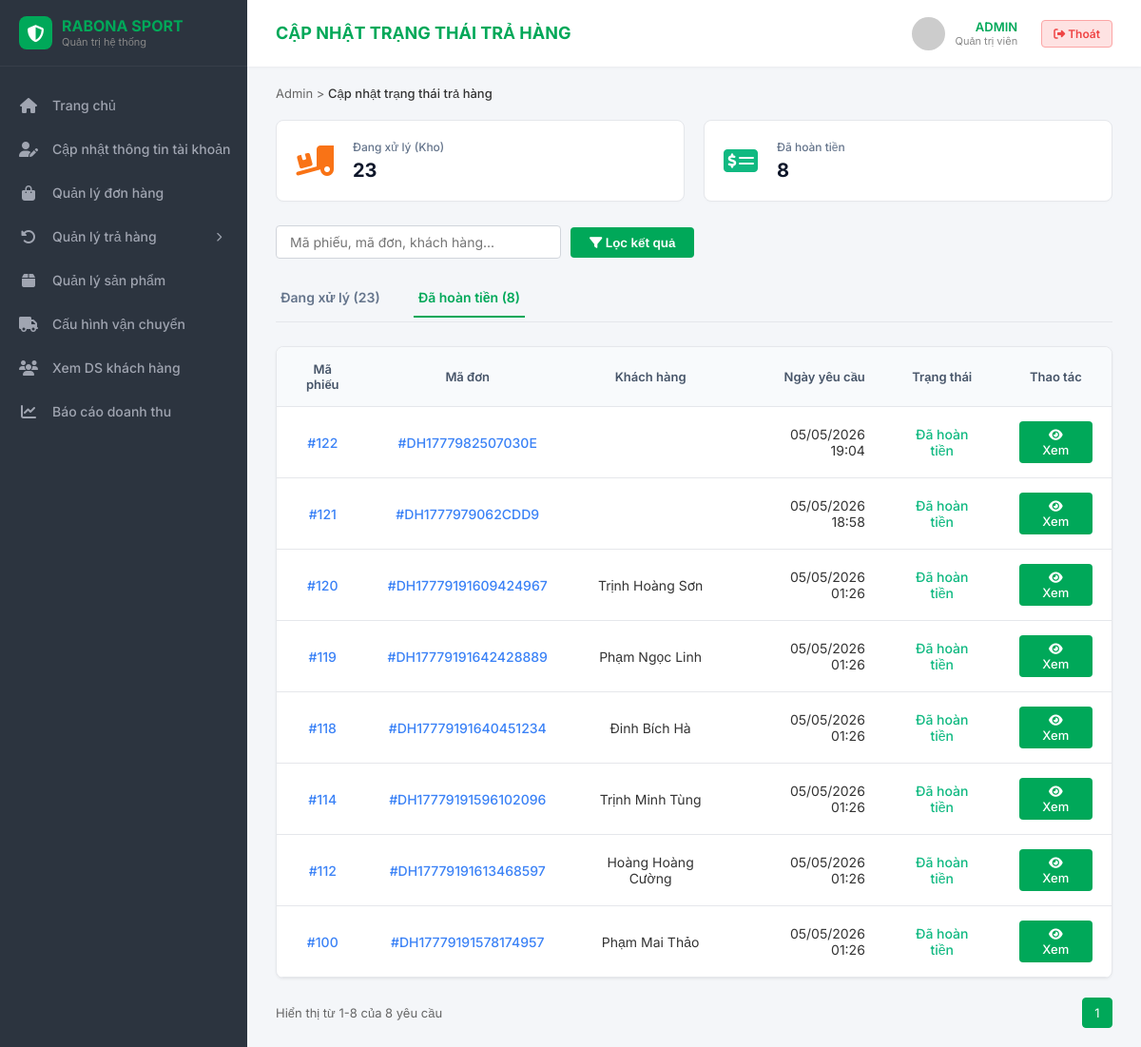
The page /admin-panel/cap-nhat-trang-thai-tra/?status=completed (signed in) on the database its author committed.
### store/models.py (models this page shows, shortened)
class ReturnRequest(models.Model):
    STATUS_CHOICES = [
        ('pending',   'Chờ xử lý'),
        ('approved',  'Đã duyệt'),
        ('picking',   'Chờ lấy hàng'),
        ('returning_to_warehouse', 'Đang chuyển về kho'),
        ('received',  'Đã nhận hàng'),
        ('processing', 'Đang xử lý'),
        ('completed', 'Đã hoàn tiền'),
        ('rejected',  'Từ chối'),
    ]
    REASON_CHOICES = [
        ('defective',  'Sản phẩm bị lỗi / hư hỏng'),
        ('wrong_item', 'Nhận sai sản phẩm'),
        ('damaged',    'Sản phẩm bị vỡ do vận chuyển'),
        ('quality',    'Chất lượng không đúng kỳ vọng'),
        ('late',       'Giao hàng quá lâu'),
        ('other',      'Khác'),
    ]
    order      = models.OneToOneField(Order, on_delete=models.CASCADE, related_name='return_request')
    reason     = models.CharField(max_length=20, choices=REASON_CHOICES, verbose_name='Lý do')
    note       = models.TextField(blank=True, verbose_name='Ghi chú')
    status     = models.CharField(max_length=22, choices=STATUS_CHOICES, default='pending', verbose_name='Trạng thái')
    created_at = models.DateTimeField(auto_now_add=True)
    admin_note = models.TextField(blank=True, null=True, verbose_name='Ghi chú của Admin (Lý do từ chối)')
    refund_amount = models.DecimalField(max_digits=12, decimal_places=0, blank=True, null=True, verbose_name='Số tiền thực hoàn')
    bank_name = models.CharField(max_length=100, blank=True, null=True, verbose_name='Tên ngân hàng')
    bank_account_number = models.CharField(max_length=50, blank=True, null=True, verbose_name='Số tài khoản')
    bank_account_holder = models.CharField(max_length=150, blank=True, null=True, verbose_name='Tên chủ tài khoản')
    refund_proof = models.ImageField(upload_to='refund_proofs/', blank=True, null=True, verbose_name='Biên lai hoàn tiền')
    customer_return_proof = models.FileField(upload_to='customer_return_proofs/', blank=True, null=True, verbose_name='Ảnh/Video sản phẩm trả')
    class Meta:
        verbose_name = 'Yêu cầu trả hàng'
        verbose_name_plural = 'Yêu cầu trả hàng'

class Order(models.Model):
    STATUS_CHOICES = [
        ('pending',    'Chờ xác nhận'),
        ('confirmed',  'Đã xác nhận'),
        ('shipping',   'Đang vận chuyển'),
        ('delivered',  'Đã giao hàng'),
        ('completed',  'Hoàn thành'),
        ('cancelled',  'Đã hủy'),
        ('returning',  'Yêu cầu trả hàng'),
        ('returned',   'Đã trả hàng'),
    ]
    PAYMENT_CHOICES = [
        ('cod',  'Thanh toán khi nhận hàng (COD)'),
        ('bank', 'Chuyển khoản ngân hàng'),
    ]
    SHIPPING_CHOICES = [
        ('standard', 'Tiêu chuẩn 2-5 ngày'),
        ('express',  'Nhanh 1-2 ngày'),
    ]
    user             = models.ForeignKey(User, on_delete=models.SET_NULL, null=True, related_name='orders')
    order_code       = models.CharField(max_length=20, unique=True, verbose_name='Mã đơn hàng')
    status           = models.CharField(max_length=20, choices=STATUS_CHOICES, default='pending', verbose_name='Trạng thái')
    recipient_name   = models.CharField(max_length=150, verbose_name='Người nhận')
    recipient_phone  = models.CharField(max_length=15, verbose_name='SĐT người nhận')
    shipping_address = models.CharField(max_length=255, verbose_name='Địa chỉ giao hàng')
    shipping_city    = models.CharField(max_length=100, verbose_name='Tỉnh / Thành phố')
    shipping_method  = models.CharField(max_length=20, choices=SHIPPING_CHOICES, default='standard', verbose_name='Phương thức vận chuyển')
    payment_method   = models.CharField(max_length=20, choices=PAYMENT_CHOICES, default='cod', verbose_name='Phương thức thanh toán')
    payment_proof    = models.ImageField(upload_to='payment_proofs/', blank=True, null=True, verbose_name='Biên lai chuyển khoản')
    subtotal         = models.DecimalField(max_digits=12, decimal_places=0, default=0, verbose_name='Tổng tiền hàng')
    discount_amount  = models.DecimalField(max_digits=12, decimal_places=0, default=0, verbose_name='Giảm giá')
    shipping_fee     = models.DecimalField(max_digits=12, decimal_places=0, default=0, verbose_name='Phí vận chuyển')
    total            = models.DecimalField(max_digits=12, decimal_places=0, default=0, verbose_name='Tổng thanh toán')
    note             = models.TextField(blank=True, verbose_name='Ghi chú')
    created_at       = models.DateTimeField(auto_now_add=True)
    updated_at       = models.DateTimeField(auto_now=True)
    class Meta:
        verbose_name = 'Đơn hàng'
        verbose_name_plural = 'Đơn hàng'
        ordering = ['-created_at']

### admin_panel/views.py (the view)
    @login_required(login_url='/login/')
    def wrapper(request, *args, **kwargs):
        if not (request.user.is_staff or request.user.is_superuser):
            return redirect('store:home')
        return view_func(request, *args, **kwargs)

### admin_panel/views.py (called while the page is built)
def admin_required(view_func):
    @login_required(login_url='/login/')
    def wrapper(request, *args, **kwargs):
        if not (request.user.is_staff or request.user.is_superuser):
            return redirect('store:home')
        return view_func(request, *args, **kwargs)
    return wrapper

### store/context_processors.py (called while the page is built)
def cart_count(request):
    count = 0
    if request.user.is_authenticated:
        try:
            count = request.user.cart.total_items
        except Cart.DoesNotExist:
            pass
    return {'cart_count': count}

### store/models.py (called while the page is built)
    @property
    def total_items(self):
        return sum(item.quantity for item in self.items.all())

### templates/admin_panel/cap_nhat_tra_hang.html (shortened to what this page needs)
{% extends 'admin_panel/base_admin.html' %}
{% block page_title %}CẬP NHẬT TRẠNG THÁI TRẢ HÀNG{% endblock %}
{% block breadcrumb %}Admin > <span>Cập nhật trạng thái trả hàng</span>{% endblock %}
{% block content %}
<div class="stats-cards">
  <div class="stat-card">
    <i class="fas fa-truck-loading stat-icon orange"></i>
    <div class="stat-info"><span class="stat-title">Đang xử lý (Kho)</span><span class="stat-value">{{ stats.dang_xu_ly }}</span></div>
  </div>
  <div class="stat-card">
    <i class="fas fa-money-check-alt stat-icon green"></i>
    <div class="stat-info"><span class="stat-title">Đã hoàn tiền</span><span class="stat-value">{{ stats.da_hoan_tien }}</span></div>
  </div>
</div>
<form method="get" style="margin-bottom:20px;display:flex;gap:10px;align-items:center;">
  <input type="text" name="q" value="{{ search }}" placeholder="Mã phiếu, mã đơn, khách hàng..."
    style="padding:8px 14px;border:1px solid #d1d5db;border-radius:4px;font-size:14px;flex:1;max-width:300px;">
  <button type="submit" style="padding:8px 20px;background:var(--primary-green);color:white;border:none;border-radius:4px;cursor:pointer;font-weight:600;"><i class="fas fa-filter"></i> Lọc kết quả</button>
</form>
<div class="tabs">
  <a href="?status=processing_all&q={{ search|default:'' }}" class="tab-item {% if current_status == 'processing_all' or not current_status %}active{% endif %}">Đang xử lý ({{ stats.dang_xu_ly }})</a>
  <a href="?status=completed&q={{ search|default:'' }}" class="tab-item {% if current_status == 'completed' %}active{% endif %}">Đã hoàn tiền ({{ stats.da_hoan_tien }})</a>
</div>
<div class="table-container">
  <table>
    <thead>
      <tr>
        <th>Mã phiếu</th>
        <th style="text-align:center;">Mã đơn</th>
        <th>Khách hàng</th>
        <th>Ngày yêu cầu</th>
        <th>Trạng thái</th>
        <th>Thao tác</th>
      </tr>
    </thead>
    <tbody>
      {% for phieu in phieu_list %}
      <tr>
        <td><span class="order-id">#{{ phieu.id }}</span></td>
        <td style="text-align:center;"><span class="order-id">#{{ phieu.order.order_code }}</span></td>
        <td>{{ phieu.order.user.last_name }} {{ phieu.order.user.first_name }}</td>
        <td>{{ phieu.created_at|date:"d/m/Y H:i" }}</td>
        <td>
          {% if phieu.status == 'completed' %}<span class="status-refunded">Đã hoàn tiền</span>
          {% else %}<span class="status-processing">{{ phieu.get_status_display }}</span>
          {% endif %}
        </td>
        <td>
          {% if phieu.status == 'completed' %}
          <button class="btn-action btn-view" onclick="openReturnModal({{ phieu.id }})" style="background-color:var(--primary-green);"><i class="fas fa-eye"></i> Xem</button>
          {% else %}
          <button class="btn-action btn-edit" style="background-color:#f59e0b;" onclick="openReturnModal({{ phieu.id }})"><i class="fas fa-edit"></i> Cập nhật</button>
          {% endif %}
        </td>
      </tr>
      {% endfor %}
    </tbody>
  </table>
</div>
{% if phieu_list.paginator.count > 0 %}
<div class="pagination-bar">
  <div>Hiển thị từ {{ phieu_list.start_index }}-{{ phieu_list.end_index }} của {{ phieu_list.paginator.count }} yêu cầu</div>
  <ul class="pagination">
    {% for page_num in custom_page_range %}
    {% if page_num == phieu_list.paginator.ELLIPSIS %}
    <li class="page-item disabled"><span class="page-link">{{ page_num }}</span></li>
    {% elif page_num == phieu_list.number %}
    <li class="page-item active"><a href="#">{{ page_num }}</a></li>
    {% else %}
    <li class="page-item"><a href="?page={{ page_num }}&status={{ current_status }}&sub_status={{ current_sub_status }}&q={{ search }}">{{ page_num }}</a></li>
    {% endif %}
    {% endfor %}
  </ul>
</div>
{% endif %}
{% endblock %}

### templates/admin_panel/base_admin.html (shortened to what this page needs)
<!DOCTYPE html>
<html lang="vi">
<head>
    <link rel="stylesheet" href="https://cdnjs.cloudflare.com/ajax/libs/font-awesome/6.4.0/css/all.min.css">
</head>
<body>
    <aside class="sidebar">
        <div class="brand">
            <div class="brand-icon"><i class="fas fa-shield-alt" style="color: white;"></i></div>
            <div class="brand-text">
                <span class="title">RABONA SPORT</span>
                <span class="subtitle">Quản trị hệ thống</span>
            </div>
        </div>
        <ul class="menu">
            <li class="menu-item {% if request.resolver_match.url_name == 'dashboard' %}active{% endif %}">
                <a href="{% url 'admin_panel:dashboard' %}" class="menu-link"><i class="fas fa-home"></i> <span class="menu-text">Trang chủ</span></a>
            </li>
            <li class="menu-item {% if request.resolver_match.url_name == 'cap_nhat_tai_khoan' %}active{% endif %}">
                <a href="{% url 'admin_panel:cap_nhat_tai_khoan' %}" class="menu-link">
                    <i class="fas fa-user-edit"></i>
                    <span class="menu-text">Cập nhật thông tin tài khoản</span>
                </a>
            </li>
            <li class="menu-item {% if request.resolver_match.url_name == 'don_hang' %}active{% endif %}">
                <a href="{% url 'admin_panel:don_hang' %}" class="menu-link">
                    <i class="fas fa-shopping-bag"></i> <span class="menu-text">Quản lý đơn hàng</span>
                </a>
            </li>
            <li class="menu-item has-submenu">
                <a href="javascript:void(0)" class="menu-link" onclick="toggleSubmenu(this)">
                    <i class="fas fa-undo-alt"></i> <span class="menu-text">Quản lý trả hàng</span>
                    <i class="fas fa-chevron-right arrow-icon" style="margin-left: auto; font-size: 10px;"></i>
                </a>
            </li>
            <li class="menu-item {% if request.resolver_match.url_name == 'san_pham' %}active{% endif %}">
                <a href="{% url 'admin_panel:san_pham' %}" class="menu-link">
                    <i class="fas fa-box"></i>
                    <span class="menu-text">Quản lý sản phẩm</span>
                </a>
            </li>
            <li class="menu-item {% if request.resolver_match.url_name == 'phi_ship' %}active{% endif %}">
                <a href="{% url 'admin_panel:phi_ship' %}" class="menu-link">
                    <i class="fas fa-truck"></i>
                    <span class="menu-text">Cấu hình vận chuyển</span>
                </a>
            </li>
            <li class="menu-item {% if request.resolver_match.url_name == 'khach_hang' %}active{% endif %}">
                <a href="{% url 'admin_panel:khach_hang' %}" class="menu-link">
                    <i class="fas fa-users"></i>
                    <span class="menu-text">Xem DS khách hàng</span>
                </a>
            </li>
            <li class="menu-item {% if request.resolver_match.url_name == 'doanh_thu' %}active{% endif %}">
                <a href="{% url 'admin_panel:doanh_thu' %}" class="menu-link">
                    <i class="fas fa-chart-line"></i>
                    <span class="menu-text">Báo cáo doanh thu</span>
                </a>
            </li>
        </ul>
    </aside>
    <main class="main-content">
        <header class="topbar">
            <div class="page-header-title">{% block page_title %}TỔNG QUAN HỆ THỐNG{% endblock %}</div>
            <div class="topbar-right">
                <div class="user-profile">
                    <img src="https://ui-avatars.com/api/?name={{ user.username }}&background=f3f4f6&color=333" alt="Admin">
                    <div class="user-info">
                        <span class="name">{{ user.username|upper }}</span>
                        <span class="role">Quản trị viên</span>
                    </div>
                    <form method="post" action="{% url 'logout' %}" style="display:inline;">
                        <button type="submit" class="btn-logout">
                            <i class="fas fa-sign-out-alt"></i> Thoát
                        </button>
                    </form>
                </div>
            </div>
        </header>
        <div class="content-body">
            <div class="breadcrumb">
                {% block breadcrumb %}Admin > <span>Trang chủ</span>{% endblock %}
            </div>
            {% block content %}
            {% endblock %}
        </div>
    </main>
</body>
</html>

### rows shown on the page
ReturnRequest: id "122", order.order_code "DH1777982507030E", created_at "05/05/2026 19:04", status "Đã hoàn tiền"
ReturnRequest: id "121", order.order_code "DH1777979062CDD9", created_at "05/05/2026 18:58", status "Đã hoàn tiền"
ReturnRequest: id "120", order.order_code "DH17779191609424967", order.user.last_name "Trịnh", order.user.first_name "Hoàng Sơn", created_at "05/05/2026 01:26", status "Đã hoàn tiền"
ReturnRequest: id "119", order.order_code "DH17779191642428889", order.user.last_name "Phạm", order.user.first_name "Ngọc Linh", created_at "05/05/2026 01:26", status "Đã hoàn tiền"
ReturnRequest: id "118", order.order_code "DH17779191640451234", order.user.last_name "Đinh", order.user.first_name "Bích Hà", created_at "05/05/2026 01:26", status "Đã hoàn tiền"
ReturnRequest: id "114", order.order_code "DH17779191596102096", order.user.last_name "Trịnh", order.user.first_name "Minh Tùng", created_at "05/05/2026 01:26", status "Đã hoàn tiền"
ReturnRequest: id "112", order.order_code "DH17779191613468597", order.user.last_name "Hoàng", order.user.first_name "Hoàng Cường", created_at "05/05/2026 01:26", status "Đã hoàn tiền"
ReturnRequest: id "100", order.order_code "DH17779191578174957", order.user.last_name "Phạm", order.user.first_name "Mai Thảo", created_at "05/05/2026 01:26", status "Đã hoàn tiền"

### other values the page prints
{{ user.username|upper }} "ADMIN"
{{ stats.dang_xu_ly }} "23"
{{ stats.da_hoan_tien }} "8"
{{ phieu_list.start_index }} "1"
{{ phieu_list.end_index }} "8"
{{ phieu_list.paginator.count }} "8"
{{ page_num }} "1"
